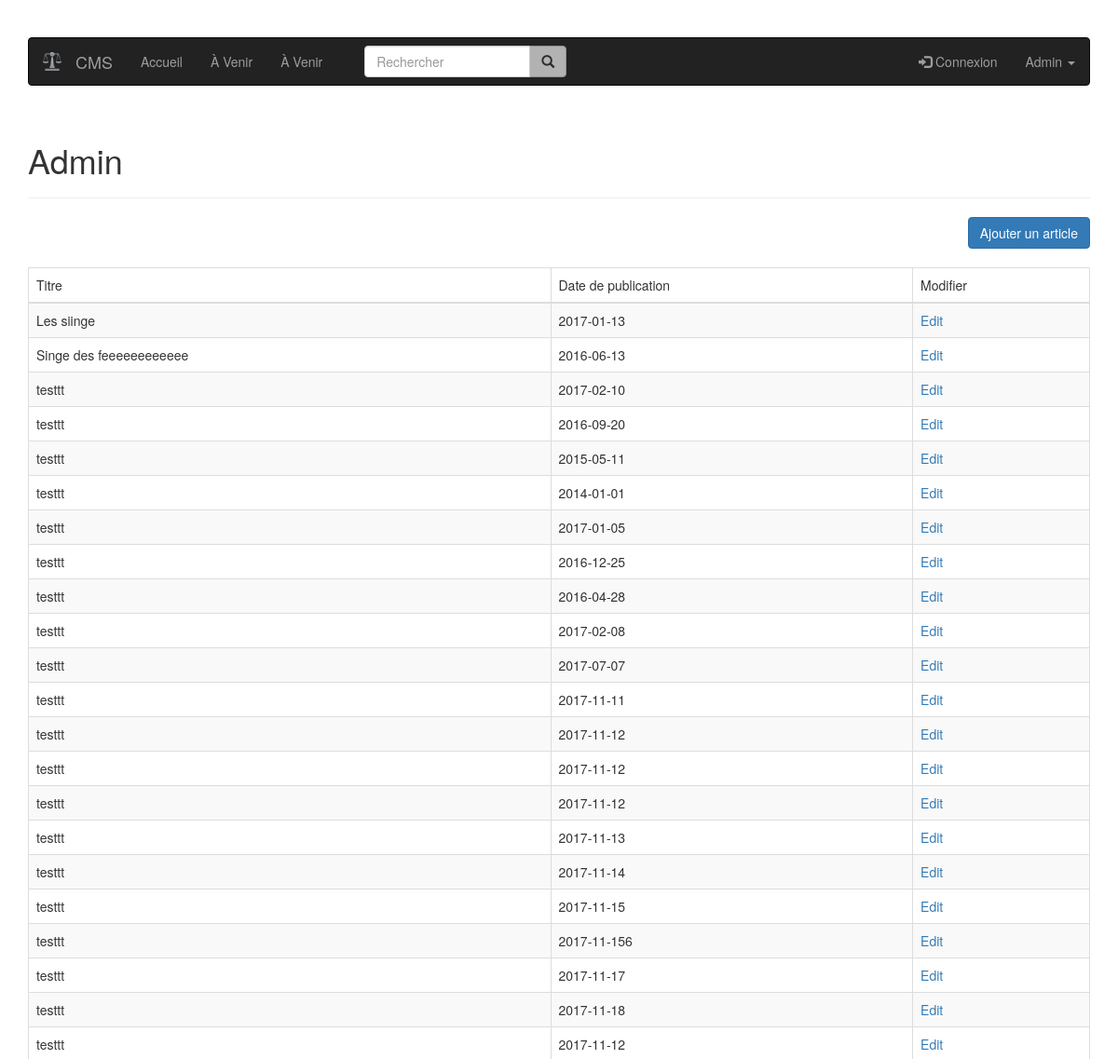
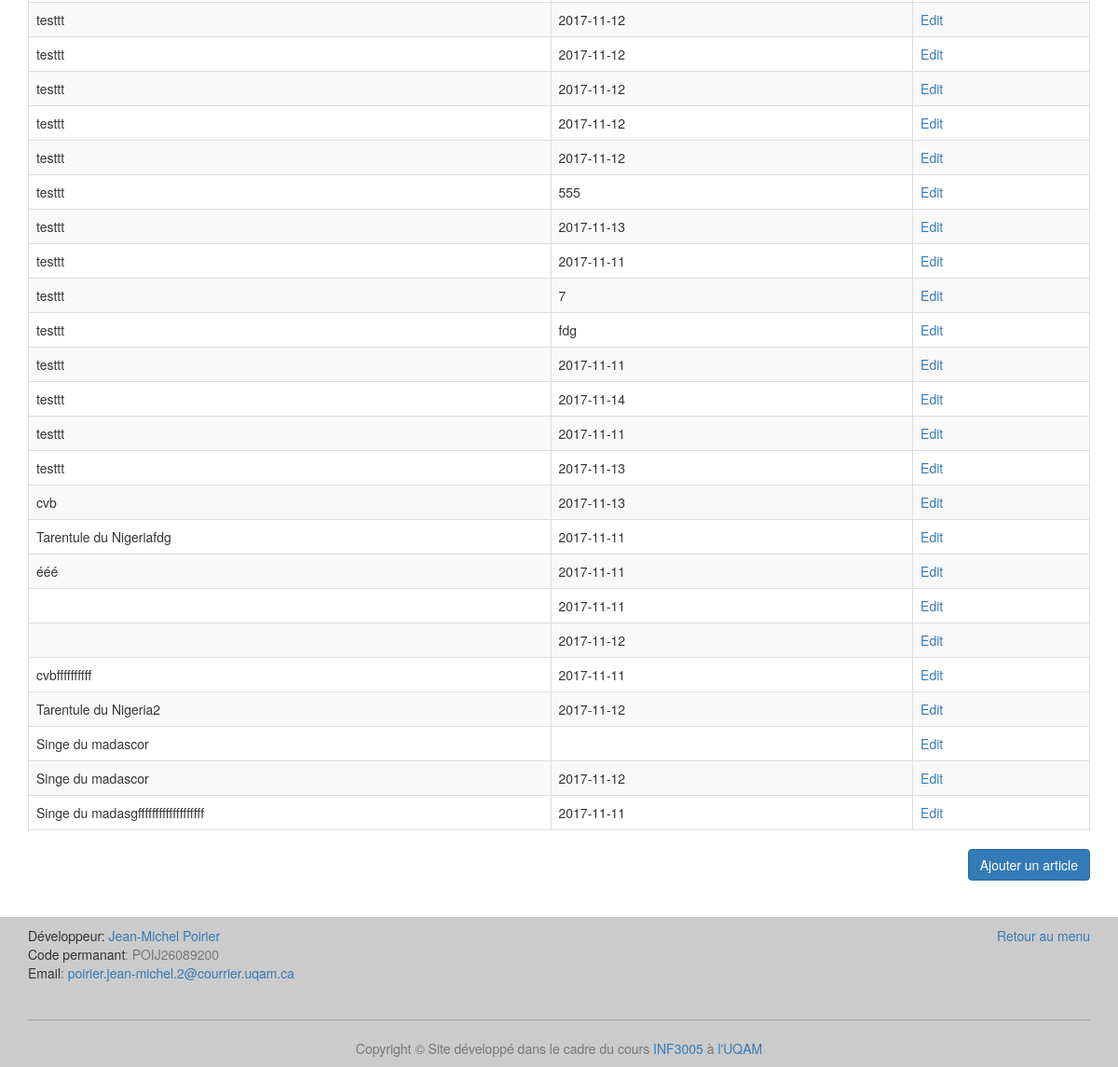
/admin, run on an earlier commit of the app's database (2 pictures, top to bottom).
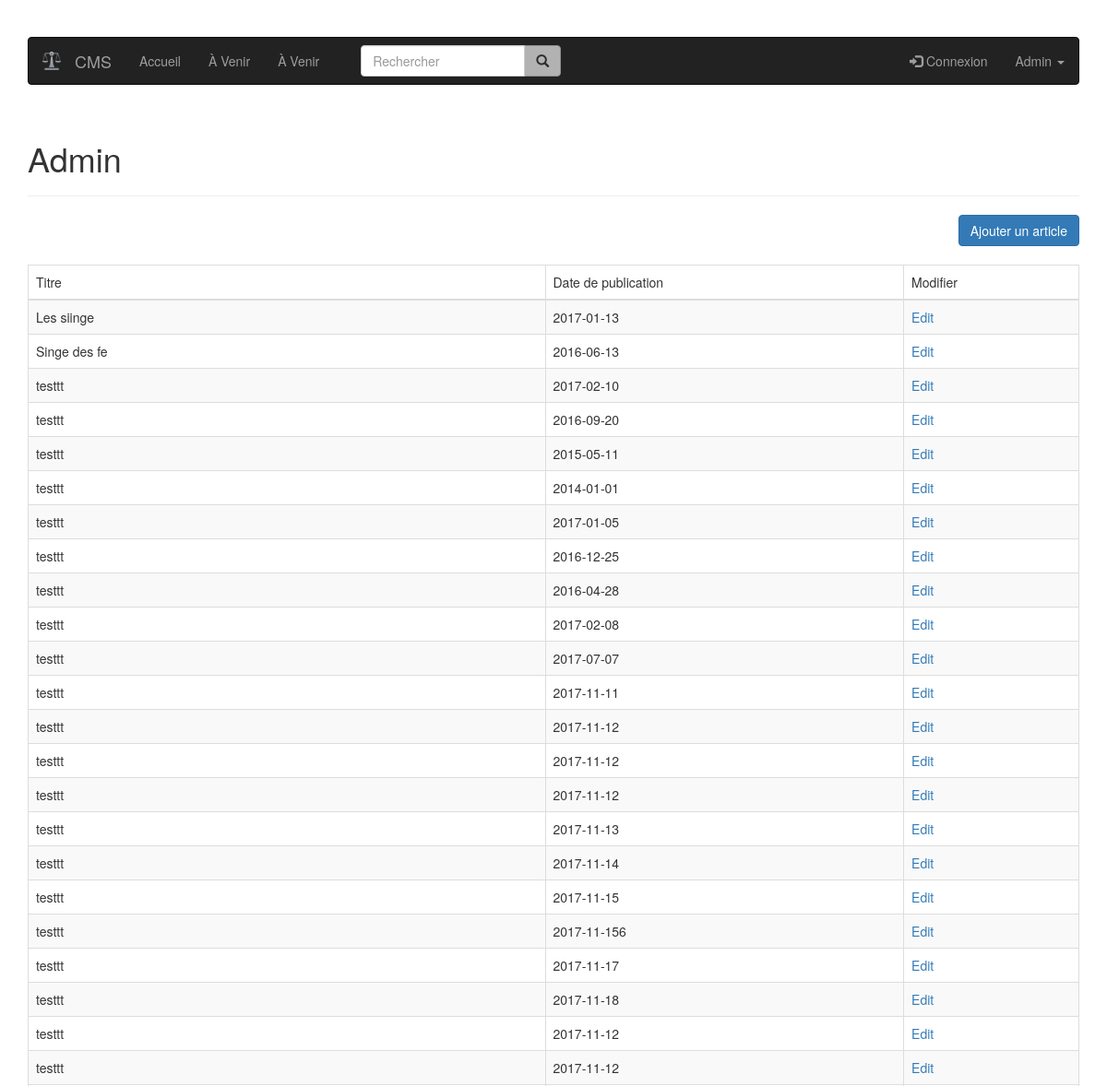
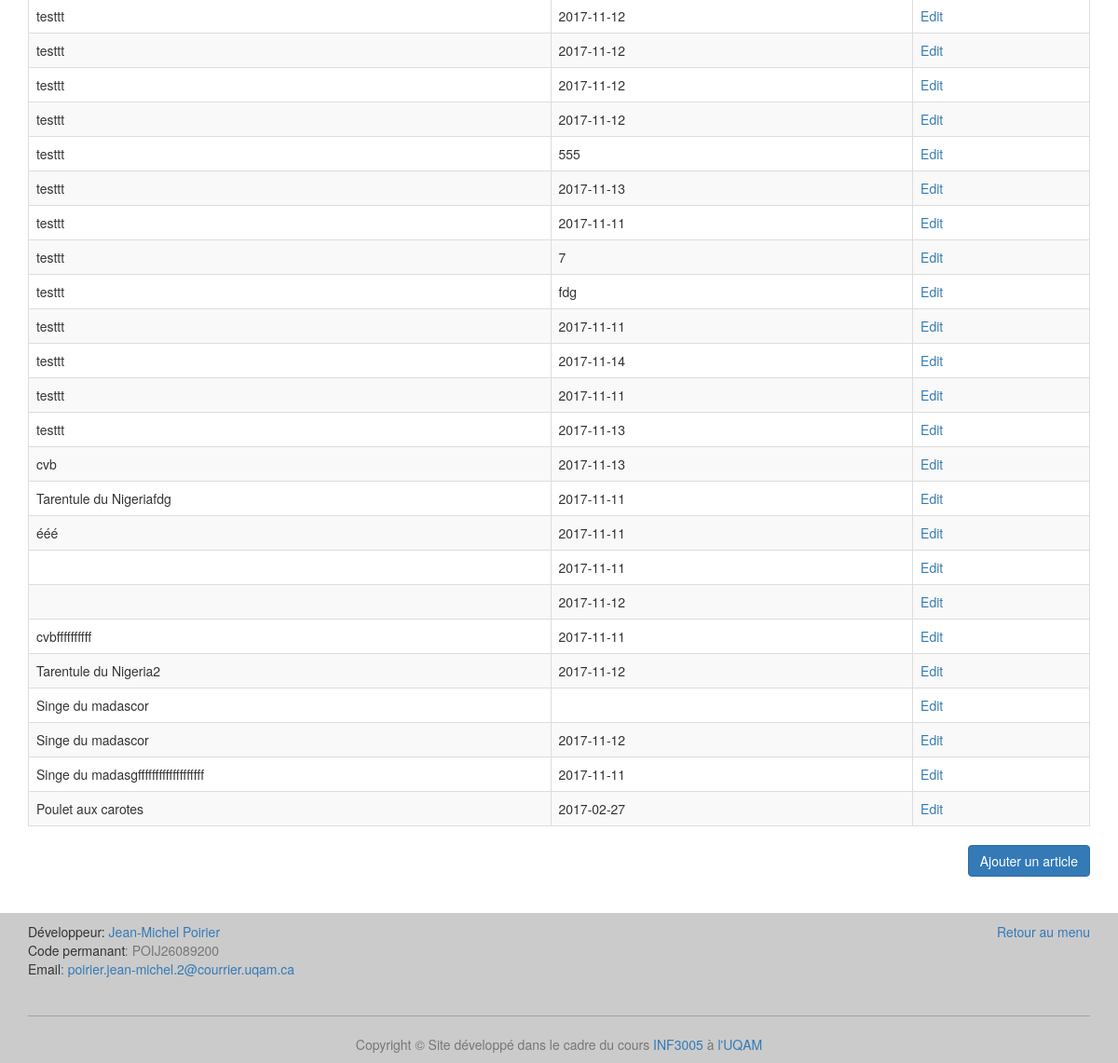
And on a later commit of the database (2 pictures, top to bottom).
### tables this page shows
CREATE TABLE article (
  id integer primary key,
  titre varchar(100),
  identifiant varchar(50),
  auteur varchar(100),
  date_publication text,
  paragraphe varchar(500)
);

### index.py (the view)
@app.route('/admin')
def admin_page():
    articles = get_db().get_all_articles()
    return render_template('admin.html', articles=articles)

### article.py (called while the page is built)
    def get_all_articles(self):
        cursor = self.get_connection2().cursor()
        cursor.execute("SELECT titre, identifiant, date_publication "
                       "FROM article")
        article = cursor.fetchall()
        return article

### database.py (called while the page is built)
    def get_connection2(self):
        if self.connection is None:
            self.connection = sqlite3.connect('db/db.db')
            self.connection.row_factory = sqlite3.Row
        return self.connection

    def disconnect(self):
        if self.connection is not None:
            self.connection.close()

### index.py (called while the page is built)
def get_db():
    db = getattr(g, '_database', None)
    if db is None:
        g._database = Article()
    return g._database

@app.teardown_appcontext
def close_connection(exception):
    db = getattr(g, '_database', None)
    if db is not None:
        db.disconnect()

### templates/admin.html (shortened to what this page needs)
{% extends "layout.html" %}
{% block content %}
    <h1>Admin</h1>
    <hr class="divider">
    <div class="text-right">
        <a class="btn btn-primary" style="margin-bottom: 20px;" href="/admin-form">Ajouter un article</a>
    </div>
    <table class="table table-striped table-bordered">
        <thead>
        <td>Titre</td>
        <td>Date de publication</td>
        <td>Modifier</td>
        </thead>
        {% for article in articles %}
            <tr>
                <td>{{ article["titre"] }}</td>
                <td>{{ article["date_publication"] }}</td>
                <td><a href="/admin-modifier/{{ article["identifiant"] }}">Edit</a></td>
            </tr>
        {% endfor %}
    </table>
    <div class="text-right">
        <a class="btn btn-primary" href="/admin-form">Ajouter un article</a>
    </div>
{% endblock %}

### templates/layout.html (shortened to what this page needs)
<!DOCTYPE html>
<html lang="fr">
<head>
    <link rel="stylesheet" type="text/css" href="/vendor/bootstrap/css/bootstrap.min.css">
    <link rel="stylesheet" type="text/css" href="/vendor/bootstrap/css/maclasse.css">
</head>
<body>
<header id="top">
    <div class="container nav-padd">
        <nav class="navbar navbar-inverse">
            <div class="container-fluid">
                <div class="navbar-header">
                    <a class="navbar-brand" href="/"> <img alt="Image logo" title="logo" src="/img/logo.png" width="20"> </a>
                    <a class="navbar-brand" href="/">CMS</a>
                </div>
                <ul class="nav navbar-nav">
                    <li>
                        <a href="/">Accueil</a>
                    </li>
                    <li>
                        <a href="#">À Venir</a>
                    </li>
                    <li>
                        <a href="#">À Venir</a>
                    </li>
                </ul>
                <div class="col-sm-3 col-md-3">
                    <form class="navbar-form" role="search" method="post" action="/recherche">
                        <div class="input-group">
                            <input name="rechercher" type="text" id="rechercheid" class="form-control" placeholder="Rechercher">
                            <div class="input-group-btn">
                                <button id="recherButton" class="btn btn-default" type="submit" title="Écrit quelque chose..."><i class="glyphicon glyphicon-search"></i></button>
                            </div>
                        </div>
                    </form>
                </div>
                <ul class="nav navbar-nav navbar-right">
                    <li>
                        <a href="#"><span class="glyphicon glyphicon-log-in"></span> Connexion</a>
                    </li>
                    <li class="dropdown">
                        <a href="#" class="dropdown-toggle" data-toggle="dropdown">Admin <span class="caret"></span></a>
                    </li>
                </ul>
            </div>
        </nav>
    </div>
</header>
<div class="container container-padd">
    {% block content %}{% endblock %}
</div>
<footer class="footer">
    <div class="container">
        <div class="row">
            <div class="col-md-6 col-sm-12">
                <address>
                    <span class="souligner">Développeur</span>: <a href="mailto:poirier.jean-michel.2@courrier.uqam.ca">Jean-Michel Poirier</a>
                    <br>
                    <span class="souligner">Code permanant</span><span class="text-muted">: POIJ26089200</span>
                    <br>
                    <span class="souligner">Email</span><a href="mailto:poirier.jean-michel.2@courrier.uqam.ca">: poirier.jean-michel.2@courrier.uqam.ca</a>
                </address>
            </div>
            <div class="col-md-6 col-sm-12 text-right">
                <a href="#top">Retour au menu</a>
            </div>
        </div>
        <hr class="hrfooter">
        <div class="row">
            <div class="col-md-12 col-sm-12 text-center text-muted">
                Copyright &copy; Site développé dans le cadre du cours <a href="http://www.etudier.uqam.ca/cours?sigle=INF3005" target="_blank">INF3005</a> à <a href="http://www.uqam.ca/" target="_blank">l'UQAM</a>
            </div>
        </div>
    </div>
</footer>
</body>
</html>

What changed in the data, as far as the page shows it:
changed article: titre "Singe des feeeeeeeeeeee" → "Singe des fe"
added article: titre "Poulet aux carotes", date_publication "2017-02-27"
